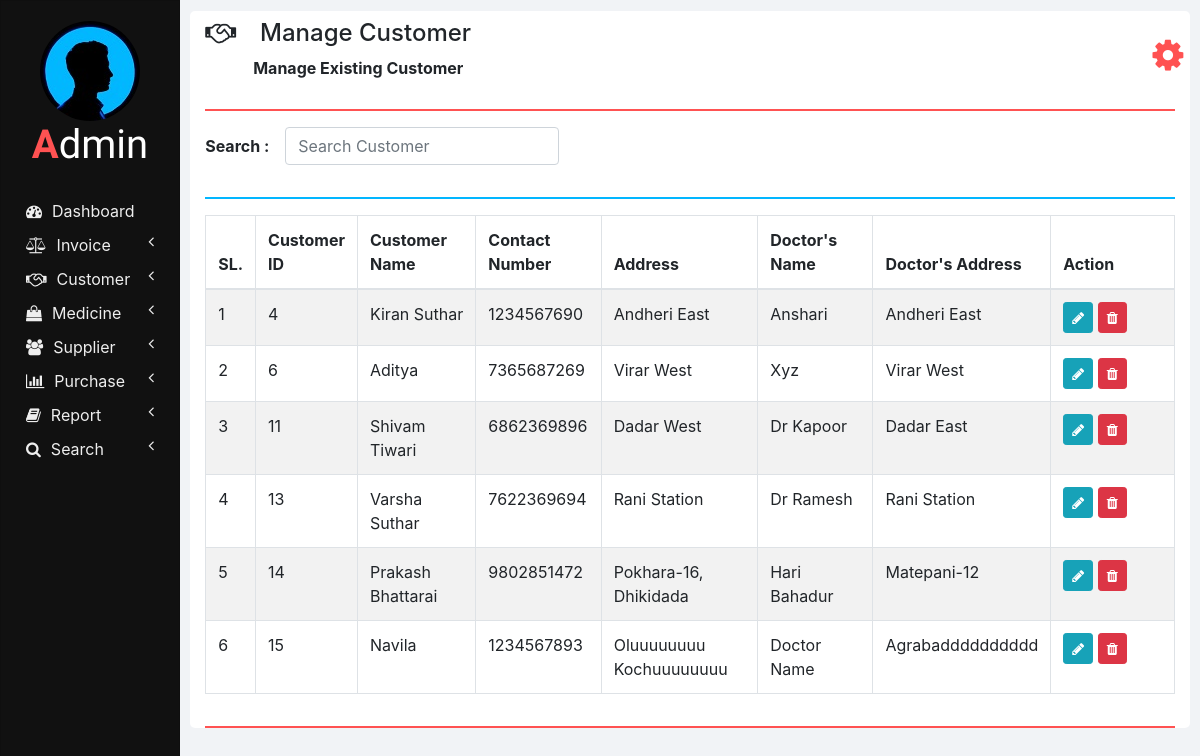
The page /manage_customer.php on the database its author committed.
### tables this page shows
CREATE TABLE `customers` (
  `ID` int(11) NOT NULL,
  `NAME` varchar(20) NOT NULL,
  `CONTACT_NUMBER` varchar(10) NOT NULL,
  `ADDRESS` varchar(100) NOT NULL,
  `DOCTOR_NAME` varchar(20) NOT NULL,
  `DOCTOR_ADDRESS` varchar(100) NOT NULL
);

### php/manage_customer.php (the view, shortened to what this page needs)
<?php
  function showCustomers($id) {
    require "db_connection.php";
    if($con) {
      $seq_no = 0;
      $query = "SELECT * FROM customers";
      $result = mysqli_query($con, $query);
      while($row = mysqli_fetch_array($result)) {
        $seq_no++;
        if($row['ID'] == $id)
          showEditOptionsRow($seq_no, $row);
        else
          showCustomerRow($seq_no, $row);
      }
    }
  }
  function showCustomerRow($seq_no, $row) {
    ?>
    <tr>
      <td><?php echo $seq_no; ?></td>
      <td><?php echo $row['ID'] ?></td>
      <td><?php echo $row['NAME']; ?></td>
      <td><?php echo $row['CONTACT_NUMBER']; ?></td>
      <td><?php echo $row['ADDRESS']; ?></td>
      <td><?php echo $row['DOCTOR_NAME']; ?></td>
      <td><?php echo $row['DOCTOR_ADDRESS']; ?></td>
      <td>
        <button href="" class="btn btn-info btn-sm" onclick="editCustomer(<?php echo $row['ID']; ?>);">
          <i class="fa fa-pencil"></i>
        </button>
        <button class="btn btn-danger btn-sm" onclick="deleteCustomer(<?php echo $row['ID']; ?>);">
          <i class="fa fa-trash"></i>
        </button>
      </td>
    </tr>
    <?php
  }
  ?>

### css/sidenav.css (style rules this page uses)
body { background-color: #f1f3f6; }
.sidenav { width: 15%; height: 100vh; background-color: #222222; position: fixed; z-index: 1; flex: 1 0 auto; }
.card { width: 100%; height: 100%; top: 0; border-radius: 0; background-color: #111111; }
.logo .logo-caption { font-family: 'Poiret One', cursive; color: #ffffff; text-align: center; margin-bottom: 25px; }
.logo .profile { margin-left: 50%; border-radius: 50%; transform: translate(-50%); }
.logo .tweak { color: #ff5252; font-weight: bold; }
.main-menu-item { padding: 5px 5px; cursor: pointer; }
.main-menu-item > a { color: #eeeeee; text-decoration: none; font-size: 16px; }
.main-menu-item > a > span { margin-left: 10px; }

### css/home.css (style rules this page uses)
html, body { height: 100vh; }

### rows shown on the page
customers: seq_no "1", ID "4", NAME "Kiran Suthar", CONTACT_NUMBER "1234567690", ADDRESS "Andheri East", DOCTOR_NAME "Anshari", DOCTOR_ADDRESS "Andheri East"
customers: seq_no "2", ID "6", NAME "Aditya", CONTACT_NUMBER "7365687269", ADDRESS "Virar West", DOCTOR_NAME "Xyz", DOCTOR_ADDRESS "Virar West"
customers: seq_no "3", ID "11", NAME "Shivam Tiwari", CONTACT_NUMBER "6862369896", ADDRESS "Dadar West", DOCTOR_NAME "Dr Kapoor", DOCTOR_ADDRESS "Dadar East"
customers: seq_no "4", ID "13", NAME "Varsha Suthar", CONTACT_NUMBER "7622369694", ADDRESS "Rani Station", DOCTOR_NAME "Dr Ramesh", DOCTOR_ADDRESS "Rani Station"
customers: seq_no "5", ID "14", NAME "Prakash Bhattarai", CONTACT_NUMBER "9802851472", ADDRESS "Pokhara-16, Dhikidada", DOCTOR_NAME "Hari Bahadur", DOCTOR_ADDRESS "Matepani-12"
customers: seq_no "6", ID "15", NAME "Navila", CONTACT_NUMBER "1234567893", ADDRESS "Oluuuuuuuu Kochuuuuuuuu", DOCTOR_NAME "Doctor Name", DOCTOR_ADDRESS "Agrabadddddddddd"

### other values the page prints
$heading "Manage Customer"
$sub_heading "Manage Existing Customer"
